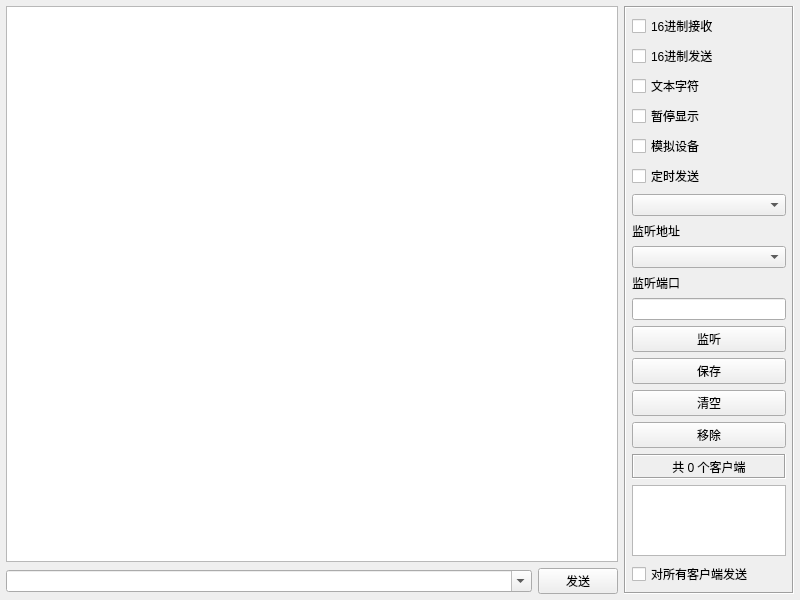
<?xml version="1.0" encoding="UTF-8"?>
<ui version="4.0">
 <class>frmWebServer</class>
 <widget class="QWidget" name="frmWebServer">
  <property name="geometry">
   <rect>
    <x>0</x>
    <y>0</y>
    <width>800</width>
    <height>600</height>
   </rect>
  </property>
  <property name="windowTitle">
   <string>Form</string>
  </property>
  <layout class="QGridLayout" name="gridLayout">
   <property name="leftMargin">
    <number>6</number>
   </property>
   <property name="topMargin">
    <number>6</number>
   </property>
   <property name="rightMargin">
    <number>6</number>
   </property>
   <property name="bottomMargin">
    <number>6</number>
   </property>
   <item row="0" column="0">
    <widget class="QTextEdit" name="txtMain">
     <property name="readOnly">
      <bool>true</bool>
     </property>
    </widget>
   </item>
   <item row="0" column="1" rowspan="2">
    <widget class="QFrame" name="frame">
     <property name="minimumSize">
      <size>
       <width>170</width>
       <height>0</height>
      </size>
     </property>
     <property name="maximumSize">
      <size>
       <width>170</width>
       <height>16777215</height>
      </size>
     </property>
     <property name="frameShape">
      <enum>QFrame::Box</enum>
     </property>
     <property name="frameShadow">
      <enum>QFrame::Sunken</enum>
     </property>
     <layout class="QVBoxLayout" name="verticalLayout_3">
      <property name="leftMargin">
       <number>6</number>
      </property>
      <property name="topMargin">
       <number>6</number>
      </property>
      <property name="rightMargin">
       <number>6</number>
      </property>
      <property name="bottomMargin">
       <number>6</number>
      </property>
      <item>
       <widget class="QCheckBox" name="ckHexReceive">
        <property name="text">
         <string>16进制接收</string>
        </property>
       </widget>
      </item>
      <item>
       <widget class="QCheckBox" name="ckHexSend">
        <property name="text">
         <string>16进制发送</string>
        </property>
       </widget>
      </item>
      <item>
       <widget class="QCheckBox" name="ckAscii">
        <property name="text">
         <string>文本字符</string>
        </property>
       </widget>
      </item>
      <item>
       <widget class="QCheckBox" name="ckShow">
        <property name="text">
         <string>暂停显示</string>
        </property>
       </widget>
      </item>
      <item>
       <widget class="QCheckBox" name="ckDebug">
        <property name="text">
         <string>模拟设备</string>
        </property>
       </widget>
      </item>
      <item>
       <widget class="QCheckBox" name="ckAutoSend">
        <property name="text">
         <string>定时发送</string>
        </property>
       </widget>
      </item>
      <item>
       <widget class="QComboBox" name="cboxInterval"/>
      </item>
      <item>
       <widget class="QLabel" name="labListenIP">
        <property name="text">
         <string>监听地址</string>
        </property>
       </widget>
      </item>
      <item>
       <widget class="QComboBox" name="cboxListenIP"/>
      </item>
      <item>
       <widget class="QLabel" name="labListenPort">
        <property name="text">
         <string>监听端口</string>
        </property>
       </widget>
      </item>
      <item>
       <widget class="QLineEdit" name="txtListenPort"/>
      </item>
      <item>
       <widget class="QPushButton" name="btnListen">
        <property name="text">
         <string>监听</string>
        </property>
       </widget>
      </item>
      <item>
       <widget class="QPushButton" name="btnSave">
        <property name="text">
         <string>保存</string>
        </property>
       </widget>
      </item>
      <item>
       <widget class="QPushButton" name="btnClear">
        <property name="text">
         <string>清空</string>
        </property>
       </widget>
      </item>
      <item>
       <widget class="QPushButton" name="btnRemove">
        <property name="text">
         <string>移除</string>
        </property>
       </widget>
      </item>
      <item>
       <widget class="QLabel" name="labCount">
        <property name="minimumSize">
         <size>
          <width>0</width>
          <height>25</height>
         </size>
        </property>
        <property name="frameShape">
         <enum>QFrame::Box</enum>
        </property>
        <property name="frameShadow">
         <enum>QFrame::Sunken</enum>
        </property>
        <property name="text">
         <string>共 0 个客户端</string>
        </property>
        <property name="alignment">
         <set>Qt::AlignCenter</set>
        </property>
       </widget>
      </item>
      <item>
       <widget class="QListWidget" name="listWidget"/>
      </item>
      <item>
       <widget class="QCheckBox" name="ckSelectAll">
        <property name="text">
         <string>对所有客户端发送</string>
        </property>
       </widget>
      </item>
     </layout>
    </widget>
   </item>
   <item row="1" column="0">
    <widget class="QWidget" name="widget" native="true">
     <layout class="QHBoxLayout" name="layTcpServer">
      <property name="leftMargin">
       <number>0</number>
      </property>
      <property name="topMargin">
       <number>0</number>
      </property>
      <property name="rightMargin">
       <number>0</number>
      </property>
      <property name="bottomMargin">
       <number>0</number>
      </property>
      <item>
       <widget class="QComboBox" name="cboxData">
        <property name="sizePolicy">
         <sizepolicy hsizetype="Ignored" vsizetype="Fixed">
          <horstretch>0</horstretch>
          <verstretch>0</verstretch>
         </sizepolicy>
        </property>
        <property name="editable">
         <bool>true</bool>
        </property>
       </widget>
      </item>
      <item>
       <widget class="QPushButton" name="btnSend">
        <property name="minimumSize">
         <size>
          <width>80</width>
          <height>0</height>
         </size>
        </property>
        <property name="maximumSize">
         <size>
          <width>80</width>
          <height>16777215</height>
         </size>
        </property>
        <property name="text">
         <string>发送</string>
        </property>
       </widget>
      </item>
     </layout>
    </widget>
   </item>
  </layout>
 </widget>
 <tabstops>
  <tabstop>txtMain</tabstop>
  <tabstop>cboxData</tabstop>
  <tabstop>btnSend</tabstop>
  <tabstop>ckHexReceive</tabstop>
  <tabstop>ckHexSend</tabstop>
  <tabstop>ckAscii</tabstop>
  <tabstop>ckShow</tabstop>
  <tabstop>ckDebug</tabstop>
  <tabstop>ckAutoSend</tabstop>
  <tabstop>cboxInterval</tabstop>
  <tabstop>cboxListenIP</tabstop>
  <tabstop>txtListenPort</tabstop>
  <tabstop>btnListen</tabstop>
  <tabstop>btnSave</tabstop>
  <tabstop>btnClear</tabstop>
  <tabstop>btnRemove</tabstop>
  <tabstop>listWidget</tabstop>
  <tabstop>ckSelectAll</tabstop>
 </tabstops>
 <resources/>
 <connections/>
</ui>
